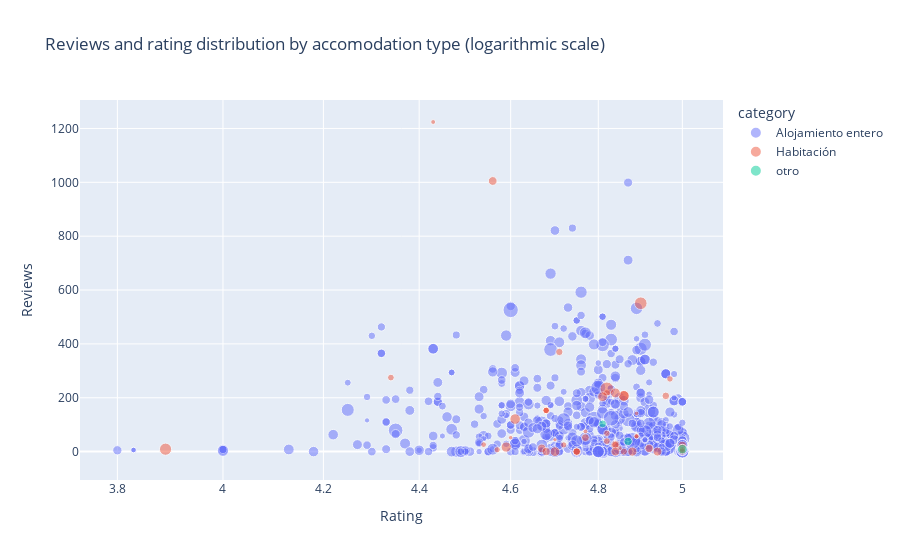

Write notebook code for a chart like this one.
### Markdown cell above
### <a id='toc8_4_3_'></a>[Reviews and rating distribution by accomodation type (logaritmic scale)](#toc0_)

### Code cell
# Plot the scatter plot with fixed 'price_per_night' column
reviews_rating_distribution = px.scatter(
    data_frame=airbnb_data,
    x="rating",
    y="reviews",
    log_x=True,
    color="category",
    title="Reviews and rating distribution by accomodation type (logarithmic scale)",
    labels={"rating": "Rating", "reviews": "Reviews"},
    hover_name="name",
    opacity=0.5,
    size="price_per_night",
    size_max=15,
)

reviews_rating_distribution.write_html(FIG_DIR / "reviews_rating_distribution.html")
reviews_rating_distribution.write_image(FIG_DIR / "reviews_rating_distribution.png")

reviews_rating_distribution.show()

### Figure 1 — Plotly figure (JSON) as saved in the notebook; plotly's stock layout.template omitted (floating-point values rounded to 4 significant figures; data arrays with more than 128 entries replaced by an {"elided": "..."} marker saying what was removed)
{"data": [{"hovertemplate": "<b>%{hovertext}</b><br><br>category=Alojamiento entero<br>Rating=%{x}<br>Reviews=%{y}<br>price_per_night=%{marker.size}<extra></extra>", "hovertext": {"elided": "688 str values"}, "legendgroup": "Alojamiento entero", "marker": {"color": "#636efa", "opacity": 0.5, "size": {"elided": "688 int values"}, "sizemode": "area", "sizeref": 2.644, "symbol": "circle"}, "mode": "markers", "name": "Alojamiento entero", "orientation": "v", "showlegend": true, "type": "scatter", "x": {"elided": "688 float values"}, "xaxis": "x", "y": {"elided": "688 int values"}, "yaxis": "y"}, {"hovertemplate": "<b>%{hovertext}</b><br><br>category=Habitación<br>Rating=%{x}<br>Reviews=%{y}<br>price_per_night=%{marker.size}<extra></extra>", "hovertext": ["Sala de estar en Berna", "Escapada al campo", "Habitación individual privada en Berna", "Como si estuvieras en casa", "¡Pequeño pero bonito! ¡Bonito y completo!", "Habitación preciosa cerca de la ciudad de Berna", "Orange Apt., casco antiguo, a 3 minutos de la estación de tren de Berna.", "Hermosa habitación en el casco antiguo de Berna", "Lugar mágico y piscina de Beatenberg", "Alojamiento en Emmentaler Spycher de 300 años", "Habitación con baño privado y entrada", "Habitación minimalista, casco antiguo, a 3 minutos de la estación de Berna", "habitación individual oriental en B'n'B Thunerstern", "Apartamento dorado, casco antiguo, a 3 minutos de la estación de tren de Berna", "Habitación minimalista, casco antiguo, a 3 minutos de la estación de Berna", "Apartamento dorado, casco antiguo, a 3 minutos de la estación de tren de Berna", "Habitación romántica - entrada independiente", "Encantadora habitación individual tranquila", "Habitación privada en la ciudad de Berna", "habitación individual oriental en B'n'B Thunerstern", "Acogedor dormitorio privado a 4 minutos del centro de la ciudad", "habitación individual oriental en B'n'B Thunerstern", "Acogedora habitación en el distrito más moderno, incluida la salida después de la hora establecida.", "Habitación en el centro de Berna", "Pequeño pero agradable: habitación tranquila, céntrica, rural", "Pequeño pero agradable: habitación tranquila, céntrica, rural", "Un oasis en mi oasis.", "Ice Attic-Apt, casco antiguo, a 3 minutos de la estación de tren", "Habitación idílica en casa con jardín", "Habitación confortable", "Acogedor estudio en casa", "Habitación con todas las comodidades", "Residence zum Löwen Double Room", "Apartamento azul, casco antiguo, a 3 minutos de la estación de tren de Berna.", "Habitación tranquila con ambiente japonés en Biel", "En el centro de Berna", "Alójate en Emmentaler Speicher de 300 años", "Estudio con cocina y ducha privada", "Apartamento 1 junto a Warschauer Platz and Spree", "Hotel Comenius - Mezzanine Double Bed and Bunkbed", "Una habitación en la mano", "Generador Mitte: cama en un dormitorio de 4 camas.", "Doble Hotel Gat Point Charlie Berlin", "Apartamento de edificio antiguo P-Berg con balcón.", "Habitación en Berlín | PrenzlBerg 11", "Sala de visitas con jardín", "Habitación privada en el centro de Friedrichshain", "Acogedora habitación privada en Berlín", "Acogedor estudio en Berlín", "Habitación triple con balcón 1.2 (1er piso)", "Ojalá estuvieras aquí", "Apartamento de 3 habitaciones3/Potsdamer Pl.", "Habitación en un apartamento con estilo en el corazón de Berlín", "Casa Cyrano Batignolles village", "Secreto de los Batignolles", "\"El auténtico Batignolles\"", "Habitación", "Habitaciones con encanto en la Bastilla de París", "Apt PREMIUM- Vista de la Torre Eiffel y Montmartre"], "legendgroup": "Habitación", "marker": {"color": "#EF553B", "opacity": 0.5, "size": [36, 31, 45, 42, 60, 51, 249, 54, 212, 23, 27, 81, 58, 153, 81, 153, 77, 54, 62, 58, 51, 58, 69, 78, 35, 35, 57, 129, 57, 31, 72, 74, 84, 127, 26, 87, 43, 36, 109, 139, 45, 32, 102, 80, 99, 47, 70, 94, 68, 60, 127, 197, 82, 112, 103, 88, 68, 150, 104], "sizemode": "area", "sizeref": 2.644, "symbol": "circle"}, "mode": "markers", "name": "Habitación", "orientation": "v", "showlegend": true, "type": "scatter", "x": [5, 0, 0, 0, 4.82, 4.57, 4.82, 4.82, 4.9, 4.7, 4.6, 4.75, 4.68, 4.86, 4.75, 4.86, 4.96, 0, 4.82, 4.68, 4.72, 4.68, 4.86, 0, 4.89, 4.89, 4.97, 4.84, 0, 4.77, 4.71, 4.75, 0, 4.81, 4.89, 5, 4.54, 4.85, 4.84, 4.59, 0, 4.43, 4.56, 5, 4.67, 0, 4.84, 4.92, 5, 4.34, 4.7, 3.89, 4.77, 4.88, 4.84, 4.68, 5, 4.61, 4.94], "xaxis": "x", "y": [6, 0, 0, 0, 218, 7, 233, 68, 551, 44, 52, 0, 153, 207, 0, 207, 207, 0, 39, 153, 25, 153, 0, 0, 57, 57, 270, 218, 0, 75, 370, 0, 0, 204, 142, 23, 26, 13, 25, 17, 0, 1224, 1005, 13, 12, 0, 25, 12, 0, 275, 0, 9, 52, 0, 0, 0, 6, 121, 0], "yaxis": "y"}, {"hovertemplate": "<b>%{hovertext}</b><br><br>category=otro<br>Rating=%{x}<br>Reviews=%{y}<br>price_per_night=%{marker.size}<extra></extra>", "hovertext": ["Safaritent 2 personas (Jungfrau) / Camping Rütti", "Charmant mobil-home au camping d 'Avenches", "Charmant mobil-home au camping d 'Avenches", "minicasa am gurten berg in bern", "Biohof Schwarzenberg", "Apartamento Rústico en granja"], "legendgroup": "otro", "marker": {"color": "#00cc96", "opacity": 0.5, "size": [57, 113, 113, 93, 80, 123], "sizemode": "area", "sizeref": 2.644, "symbol": "circle"}, "mode": "markers", "name": "otro", "orientation": "v", "showlegend": true, "type": "scatter", "x": [0, 0, 0, 4.87, 4.81, 5], "xaxis": "x", "y": [0, 0, 0, 38, 103, 9], "yaxis": "y"}], "layout": {"legend": {"itemsizing": "constant", "title": {"text": "category"}, "tracegroupgap": 0}, "title": {"text": "Reviews and rating distribution by accomodation type (logarithmic scale)"}, "xaxis": {"anchor": "y", "domain": [0, 1], "title": {"text": "Rating"}, "type": "log"}, "yaxis": {"anchor": "x", "domain": [0, 1], "title": {"text": "Reviews"}}}}
